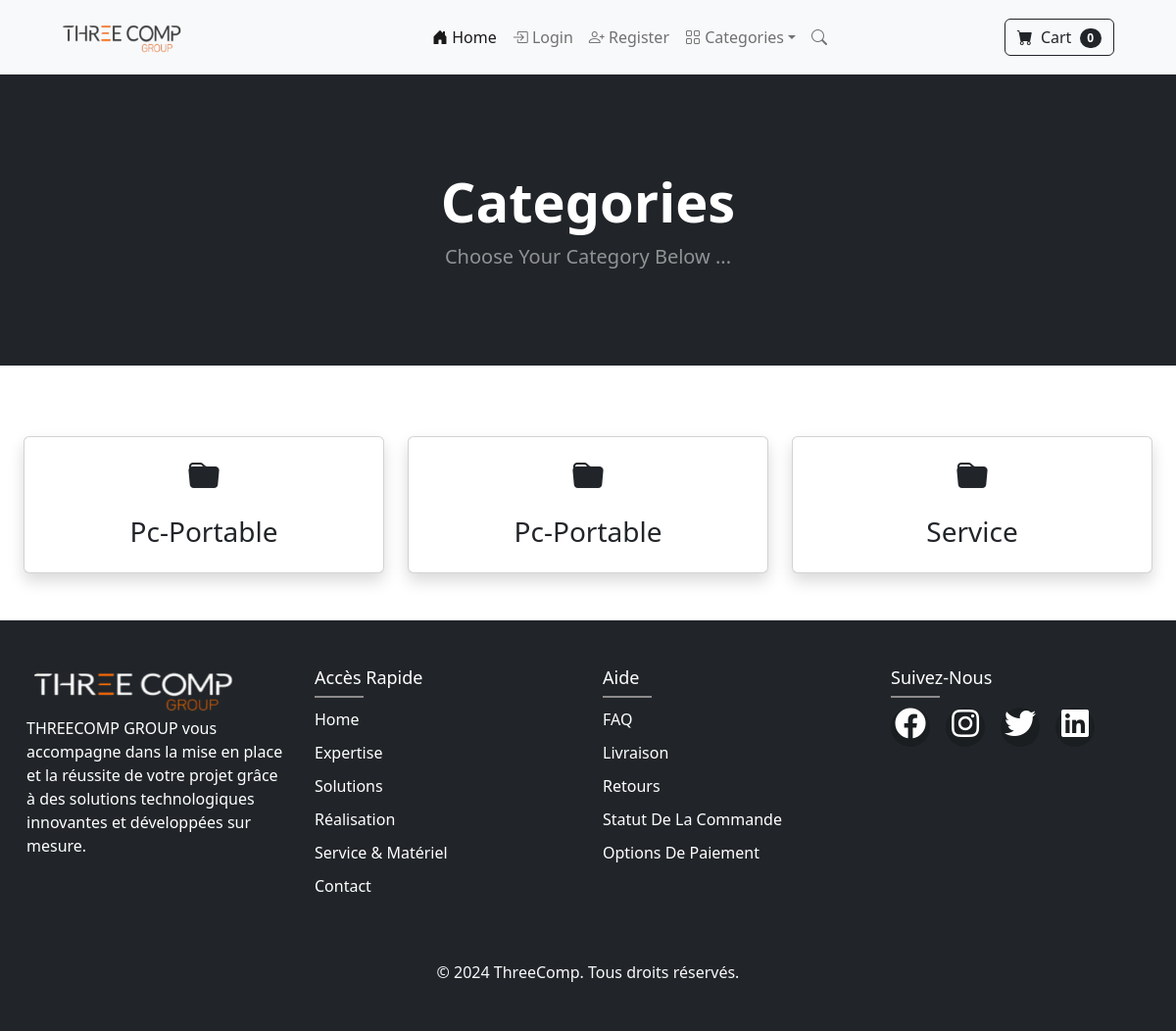
Page /category_summary/ on the earlier database version.
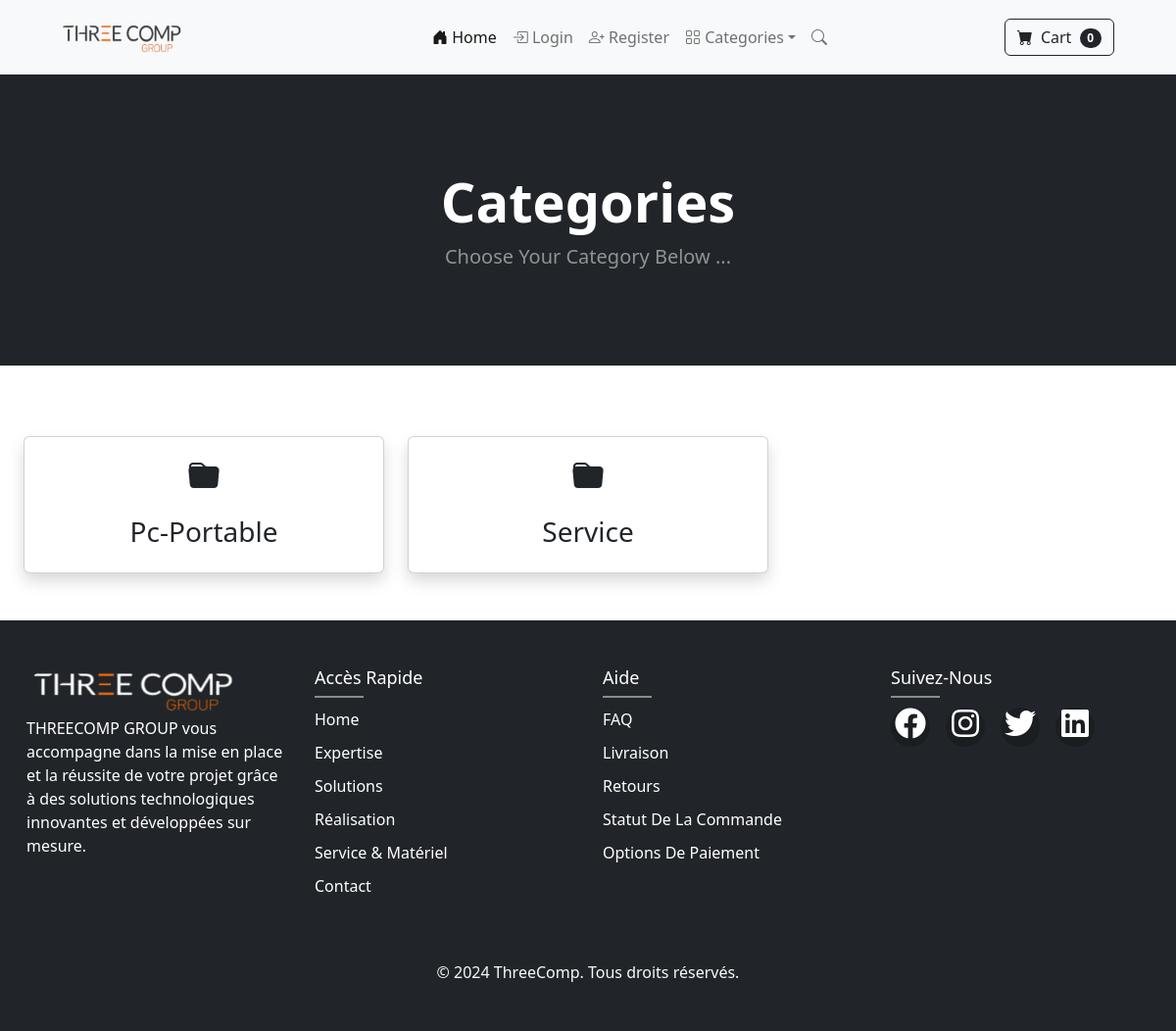
Same page on the later database version.
### Ecommerce_Website/models.py (models this page shows)
class categories(models.Model):
    name_cat = models.CharField(max_length=100)
    img_cat = models.ImageField(upload_to='categorie/',blank=True)
    def __str__(self):
        return self.name_cat
    class Meta:
        verbose_name_plural = 'Categories'

### Ecommerce_Website/views.py (the view)
# urls.py: path('category_summary/', views.category_summary, name='category_summary'),
def category_summary(request):
    category = categories.objects.all()
    return render(request, 'Ecom/category_summary.html',{'category': category})

### cart/cart.py (called while the page is built)
    def __len__(self):
        return len(self.cart)

### cart/context_processors.py (called while the page is built)
def cart(request):
    return {'cart': Cart(request)}

### Templates/Ecom/category_summary.html
{% extends 'Ecom/base.html' %}
{% load static %}
{% block content %}
    <header class="bg-dark py-5">
        <div class="container px-4 px-lg-5 my-5">
            <div class="text-center text-white">
                <h1 class="display-4 fw-bolder">Categories</h1>
                <p class="lead fw-normal text-white-50 mb-0">Choose Your Category Below ...</p>
            </div>
        </div>
    </header>
    <div class="container my-5">
        <div class="row row-cols-1 row-cols-md-3 g-4">
            {% for cat in category %}
            <div class="col">
                <div class="card h-100 text-center shadow">
                    <div class="card-body">
                        <i class="bi bi-folder-fill" style="font-size: 2rem;"></i>
                        <h3 class="card-title mt-3">
                            <a href="{% url 'category' cat %}" class="text-decoration-none text-dark">{{ cat }}</a>
                        </h3>
                    </div>
                </div>
            </div>
            {% endfor %}
        </div>
    </div>
{% endblock content %}

Differences in the rows shown:
removed categories: name_cat "Pc-Portable"
